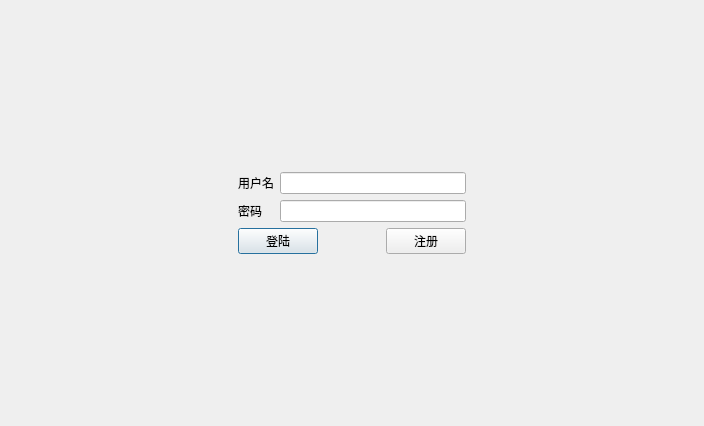
<?xml version="1.0" encoding="UTF-8"?>
<ui version="4.0">
 <class>KLoginDialog</class>
 <widget class="QDialog" name="KLoginDialog">
  <property name="geometry">
   <rect>
    <x>0</x>
    <y>0</y>
    <width>704</width>
    <height>426</height>
   </rect>
  </property>
  <property name="windowTitle">
   <string>Dialog</string>
  </property>
  <layout class="QGridLayout" name="gridLayout_3">
   <item row="1" column="1">
    <layout class="QGridLayout" name="gridLayout_2">
     <item row="0" column="0">
      <layout class="QGridLayout" name="gridLayout">
       <item row="0" column="0">
        <widget class="QLabel" name="label">
         <property name="text">
          <string>用户名</string>
         </property>
        </widget>
       </item>
       <item row="1" column="1">
        <widget class="QLineEdit" name="lineEdit_2"/>
       </item>
       <item row="0" column="1">
        <widget class="QLineEdit" name="lineEdit"/>
       </item>
       <item row="1" column="0">
        <widget class="QLabel" name="label_2">
         <property name="text">
          <string>密码</string>
         </property>
        </widget>
       </item>
      </layout>
     </item>
     <item row="1" column="0">
      <layout class="QHBoxLayout" name="horizontalLayout">
       <item>
        <widget class="QPushButton" name="pushButton">
         <property name="text">
          <string>登陆</string>
         </property>
        </widget>
       </item>
       <item>
        <spacer name="horizontalSpacer">
         <property name="orientation">
          <enum>Qt::Horizontal</enum>
         </property>
         <property name="sizeHint" stdset="0">
          <size>
           <width>40</width>
           <height>20</height>
          </size>
         </property>
        </spacer>
       </item>
       <item>
        <widget class="QPushButton" name="pushButton_2">
         <property name="text">
          <string>注册</string>
         </property>
        </widget>
       </item>
      </layout>
     </item>
    </layout>
   </item>
   <item row="1" column="0">
    <spacer name="horizontalSpacer_2">
     <property name="orientation">
      <enum>Qt::Horizontal</enum>
     </property>
     <property name="sizeHint" stdset="0">
      <size>
       <width>40</width>
       <height>20</height>
      </size>
     </property>
    </spacer>
   </item>
   <item row="0" column="1">
    <spacer name="verticalSpacer_2">
     <property name="orientation">
      <enum>Qt::Vertical</enum>
     </property>
     <property name="sizeHint" stdset="0">
      <size>
       <width>20</width>
       <height>40</height>
      </size>
     </property>
    </spacer>
   </item>
   <item row="2" column="1">
    <spacer name="verticalSpacer">
     <property name="orientation">
      <enum>Qt::Vertical</enum>
     </property>
     <property name="sizeHint" stdset="0">
      <size>
       <width>20</width>
       <height>40</height>
      </size>
     </property>
    </spacer>
   </item>
   <item row="1" column="2">
    <spacer name="horizontalSpacer_3">
     <property name="orientation">
      <enum>Qt::Horizontal</enum>
     </property>
     <property name="sizeHint" stdset="0">
      <size>
       <width>40</width>
       <height>20</height>
      </size>
     </property>
    </spacer>
   </item>
  </layout>
 </widget>
 <resources/>
 <connections/>
</ui>
